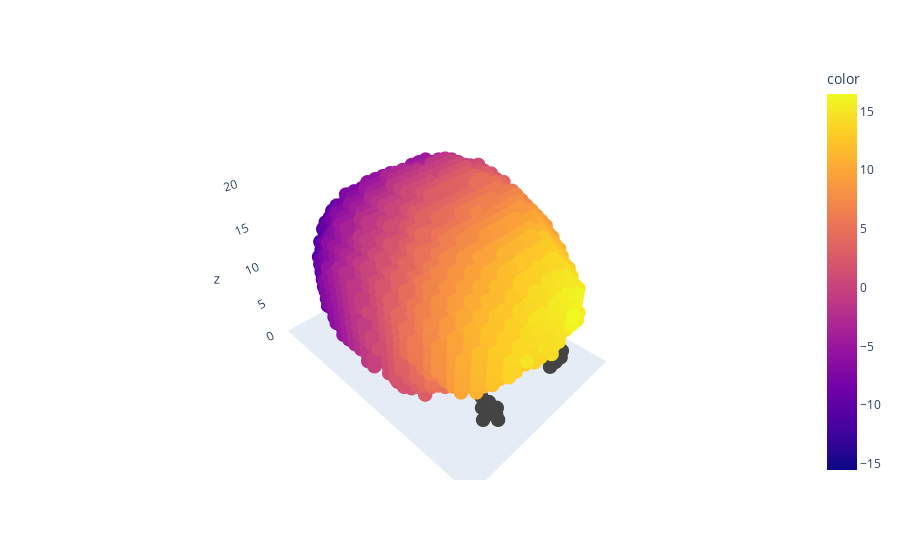

The notebook cell this image was saved under:
### Code cell
import plotly.express as px

vertex_index = 0

fig = px.scatter_3d(x=mat[:,0], y=mat[:,1], z=mat[:,2], color=source_embeddings[:,vertex_index])
fig.update_traces(marker_size = 5)
fig.update_scenes(xaxis_visible=False, yaxis_visible=False,zaxis_visible=True )
fig.show()

### Figure 1 — Plotly figure (JSON) as saved in the notebook; plotly's stock layout.template omitted (floating-point values rounded to 4 significant figures; data arrays with more than 128 entries replaced by an {"elided": "..."} marker saying what was removed)
{"data": [{"hovertemplate": "x=%{x}<br>y=%{y}<br>z=%{z}<br>color=%{marker.color}<extra></extra>", "legendgroup": "", "marker": {"color": {"elided": "7633 float values"}, "coloraxis": "coloraxis", "size": 5, "symbol": "circle"}, "mode": "markers", "name": "", "scene": "scene", "showlegend": false, "type": "scatter3d", "x": {"elided": "7633 int values"}, "y": {"elided": "7633 int values"}, "z": {"elided": "7633 int values"}}], "layout": {"coloraxis": {"colorbar": {"title": {"text": "color"}}, "colorscale": [[0, "#0d0887"], [0.1111, "#46039f"], [0.2222, "#7201a8"], [0.3333, "#9c179e"], [0.4444, "#bd3786"], [0.5556, "#d8576b"], [0.6667, "#ed7953"], [0.7778, "#fb9f3a"], [0.8889, "#fdca26"], [1, "#f0f921"]]}, "legend": {"tracegroupgap": 0}, "margin": {"t": 60}, "scene": {"domain": {"x": [0, 1], "y": [0, 1]}, "xaxis": {"title": {"text": "x"}, "visible": false}, "yaxis": {"title": {"text": "y"}, "visible": false}, "zaxis": {"title": {"text": "z"}, "visible": true}}}}
